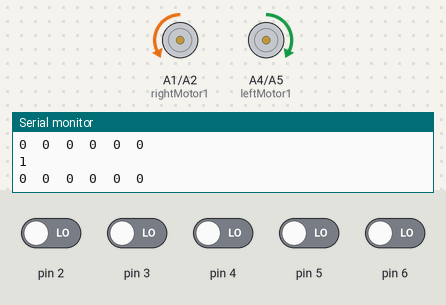
Simulated run of this sketch. Board: Arduino Uno, built with avr-gcc and run on an emulated ATmega328P. Shown: motor-driver pin pairs drawn as motors (green arrow = first pin HIGH = forward, orange = second pin HIGH = backward, longer = more drive, scaled by the enable pin), the last lines printed to the serial monitor. The inputs (shaded band) are chosen by the test bench; at power-on: pin 2–6 LOW.

Above: at 11.7 s.
11.8 s: pin 3 driven HIGH
At 12.3 s:
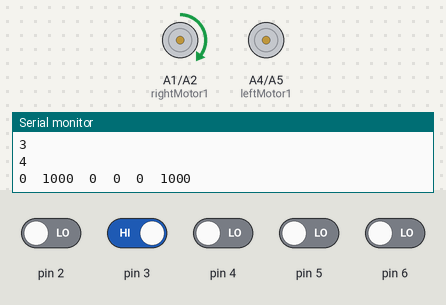
13.3 s: pin 6 driven HIGH
At 14.2 s:
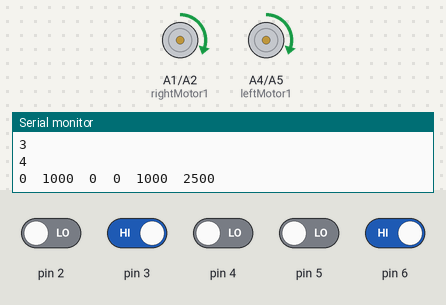
14.8 s: pin 5 driven HIGH
At 16.0 s:
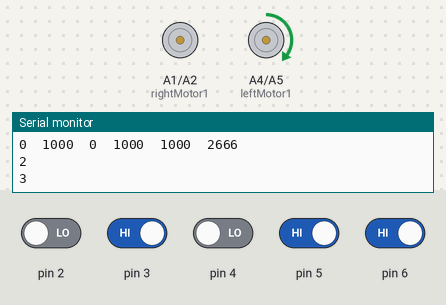
16.3 s: pin 2 driven HIGH
At 16.8 s:
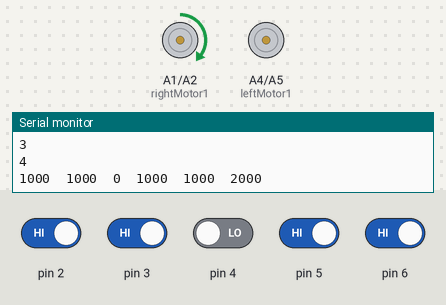
19.3 s: pin 2 driven LOW
At 20.2 s:
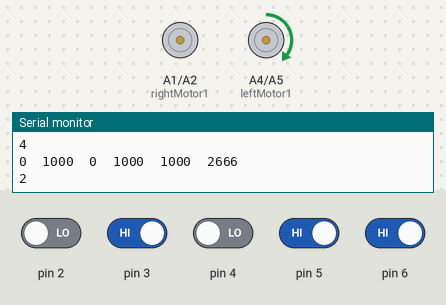
22.3 s: pin 4 driven HIGH
At 22.9 s:
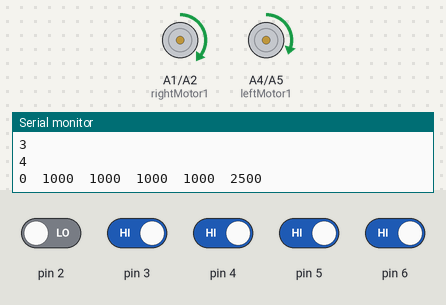
Timing chart, 0 to 25.3 s (numbered marks = the images above; inputs shaded):
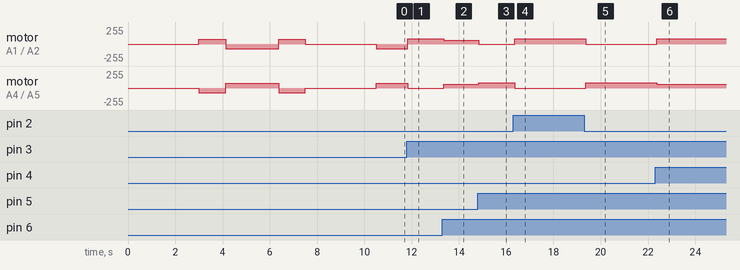

The sketch:

SelfDrivingcar.ino
```cpp
#include <QTRSensors.h>
#define kp 0.3
#define kd 3
#define k1 0
#define MaxSpeed 80
#define BaseSpeed 60

#define speedturn 20

#define rightMotor1 A1
#define rightMotor2 A2
#define rightMotorPWM 10
#define leftMotor1 A4
#define leftMotor2 A5
#define leftMotorPWM 11

   int x1= digitalRead(2);
   int x2= digitalRead(3);
   int x3= digitalRead(4);
   int x4= digitalRead(5);
   int x5= digitalRead(6);


QTRSensors qtr;

const uint8_t SensorCount = 5;
uint16_t sensorValues [SensorCount];


void setup()
{


  qtr.setTypeRC();
  qtr.setSensorPins((const uint8_t[]) {2 , 3 , 4 , 5 , 6  }, SensorCount);
  qtr.setEmitterPin(12);

  pinMode(rightMotor1,OUTPUT);
  pinMode(rightMotor2,OUTPUT);
  pinMode(rightMotorPWM,OUTPUT);
  pinMode(leftMotor1,OUTPUT);
  pinMode(leftMotor2,OUTPUT);
  pinMode(leftMotorPWM,OUTPUT);

  delay(3000);
    Serial.begin(9600);
    Serial.println();

  int i;
  for(int i = 0 ; i<100 ; i++)
  {
    if(i < 25 || i >= 75 )
    {
    move(1 , 70 ,1);
    move(0, 70 ,0);
      }
    else
    {
      move(1,70,0);
      move(0,70,1);
      }
      qtr.calibrate();
      delay(20);

    }

    wait();
    delay(3000);


}
int lastError = 0;
uint16_t position = qtr.readLineBlack(sensorValues);

void loop()
 {

  int lastError = 0;
   position = qtr.readLineBlack(sensorValues);
  for (uint8_t i = 0; i < SensorCount; i++)
  {
    Serial.print(sensorValues[i]);
    Serial.print('\t');
  }
  Serial.println(position);

  if(position>6500){
    move(1,speedturn,1);
    move(0,speedturn,0);
Serial.println("0");
  }
  if(position<500 ){
    move(1,speedturn,0);
    move(0,speedturn,1);
    Serial.println("1");
    return;
    }

    Serial.println("2");
    int error = position - 2500;
    int motorSpeed = kp * error + kd *  (error - lastError);
    lastError = error;

    int rightMotorSpeed = BaseSpeed + motorSpeed;
    int leftMotorSpeed = BaseSpeed - motorSpeed;

    if(rightMotorSpeed > MaxSpeed) {rightMotorSpeed = MaxSpeed;}
    if(leftMotorSpeed > MaxSpeed) {leftMotorSpeed = MaxSpeed;}
    if(rightMotorSpeed < 0 ) {rightMotorSpeed = 0;}
    if(leftMotorSpeed < 0) {leftMotorSpeed = 0;}

    Serial.println("3");

    move(1, rightMotorSpeed , 1);
    move(0,leftMotorSpeed , 1);
   Serial.println("4");

   if(x1==1 && x2==1 && x3==1 && x4==1 && x5== 1){turnleft();
   }
   else if(x1==0 && x2==0 && x3==0 && x4==0 && x5== 0){turnaround();
   }

  }


void wait(){
    analogWrite(leftMotorPWM, 0);
    analogWrite(rightMotorPWM, 0);
 }

void move (int motor, int speed, int direction){

    boolean inPin1;
    boolean inPin2;
    if (direction ==1){
        inPin1 = HIGH;
        inPin2 = LOW;
    }
    if(direction == 0){
        inPin1 = LOW;
        inPin2 = HIGH;
    }
    if(motor == 0){
        digitalWrite(leftMotor1, inPin1);
        digitalWrite(leftMotor2, inPin2);
        analogWrite(leftMotorPWM, speed);
    }
    if(motor == 1){
        digitalWrite(rightMotor1, inPin1);
        digitalWrite(rightMotor2, inPin2);
        analogWrite(rightMotorPWM, speed);
    }
    }

   void sensor_calibration(){
   Serial.println("qsl");

    for (uint8_t i = 0; i < 400; i++){
        Serial.println("qsl11");
        qtr.calibrate();
    }
    digitalWrite(LED_BUILTIN, LOW);
    for(uint8_t i = 0; i < SensorCount; i++){
        Serial.print(qtr.calibrationOn.minimum[i]);
        Serial.print("  ");
    }
    Serial.println();

    for(uint8_t i=0; i < SensorCount; i++){
        Serial.print(qtr.calibrationOn.maximum[i]);
        Serial.print("  ");
    }
    Serial.println("qsl");
    Serial.println();
    delay(1000);
   }

   void readsensors(){
   x1= digitalRead(2);
   x2= digitalRead(3);
   x3= digitalRead(4);
   x4= digitalRead(5);
   x5= digitalRead(6);

   }
void turnleft(){

digitalWrite(A1,HIGH);
digitalWrite(A2,LOW);
digitalWrite(A3,HIGH);
digitalWrite(A4,LOW);

readsensors();
if(x1==1 && x2==1 && x3==1 && x4==1 && x5== 1){
  digitalWrite(10,HIGH);
  digitalWrite(11,LOW);
  readsensors();


}
else{
  loop();
}


}
void turnaround(){
  digitalWrite(A1,HIGH);
  digitalWrite(A2,LOW);
  digitalWrite(A3,LOW);
  digitalWrite(A4,HIGH);
  readsensors();
  if(x1==1 && x2==1 && x3==1 && x4==1 && x5== 1){
  digitalWrite(10,HIGH);
  digitalWrite(11,LOW);

  readsensors();
  }
  else{loop();}
}
```

Measured:
- after the input at 11.8 s, motor on A1 (rightMotor1) / A2 (rightMotor2): backward 70/255 → forward 80/255 at once; motor on A4 (leftMotor1) / A5 (leftMotor2): forward 70/255 → stopped at once
- after the input at 13.3 s, motor on A1 (rightMotor1) / A2 (rightMotor2): forward 80/255 → forward 60/255 after 0.05 s; motor on A4 (leftMotor1) / A5 (leftMotor2): stopped → forward 60/255 after 0.05 s
- after the input at 14.8 s, motor on A1 (rightMotor1) / A2 (rightMotor2): forward 60/255 → stopped at once; motor on A4 (leftMotor1) / A5 (leftMotor2): forward 60/255 → forward 80/255 at once
- after the input at 16.3 s, motor on A1 (rightMotor1) / A2 (rightMotor2): stopped → forward 80/255 after 0.06 s; motor on A4 (leftMotor1) / A5 (leftMotor2): forward 80/255 → stopped after 0.06 s
- after the input at 19.3 s, motor on A1 (rightMotor1) / A2 (rightMotor2): forward 80/255 → stopped after 0.06 s; motor on A4 (leftMotor1) / A5 (leftMotor2): stopped → forward 80/255 after 0.06 s
- after the input at 22.3 s, motor on A1 (rightMotor1) / A2 (rightMotor2): stopped → forward 80/255 after 0.07 s; motor on A4 (leftMotor1) / A5 (leftMotor2): forward 80/255 → forward 60/255 after 0.07 s
